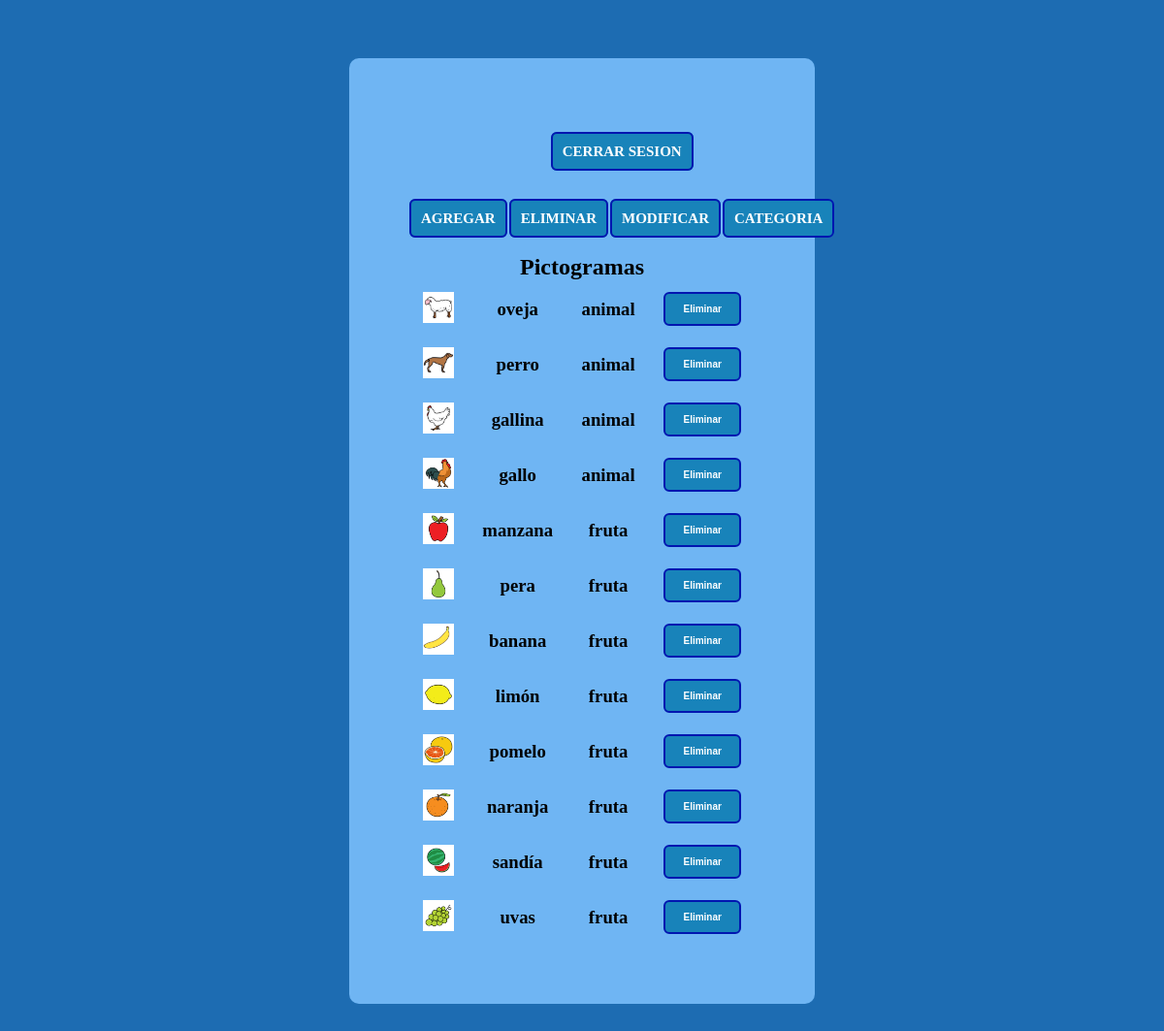
Screenshot of /eliminar/ (signed in) with the database file from the repository.
### PictoApp/models.py (models this page shows, shortened)
class BDPictogramas(models.Model):
	titulo = models.TextField (max_length=35)
	imagen = models.ImageField(upload_to=subir_imagen)
	sonido = models.FileField(upload_to=subir_sonido, blank=True, null=True)
	locucion = models.FileField(upload_to=subir_locucion)
	categoria = models.ForeignKey(Categorias, on_delete=models.CASCADE, null=True)
	SONIDO_OPTIONS = (
	(1,'Tiene'),
	(2,'No tiene'),
	)
	consonido = models.IntegerField(choices=SONIDO_OPTIONS, default=SONIDO_OPTIONS)

class Categorias(models.Model):
	nombre = models.CharField(max_length=30)
	cuadro = models.ImageField(upload_to=subir_categoria, null=True)
	def __str__(self):
		return self.nombre

### PictoApp/views.py (the view)
# urls.py: path('eliminar/',views.Eliminar,name='eliminar'),
@login_required
def Eliminar(request):
    if request.method == "POST":
        id = request.POST['pictoid']
        instance = BDPictogramas.objects.get(id=id)
        instance.delete()
        carga = []
        for i in BDPictogramas.objects.all().order_by('categoria') :
            carga.append(i)
    else:
        carga = []
        for i in BDPictogramas.objects.all():
            carga.append(i)
    return render(request,'PictoApp/eliminar.html',{'formulario':carga})

### PictoApp/templates/PictoApp/eliminar.html (shortened to what this page needs)
{% extends 'PictoApp/abml.html' %}
{% load static %}
{% block content %}
<form action="" method="POST">
<tr>
        <td colspan="4">
                <h2>Pictogramas</h2>
        </td>
{% for i in formulario %}
</tr>
        <td>
                <img src="{{ i.imagen.url }}" style="width: 32px;">
        </td>
        <td>
                <h3>{{ i.titulo }}</h3>
        </td>
        <td>
                <h3>{{ i.categoria }}</h3>
        </td>
        <td>
                <button>Eliminar</button>
        </td>
{% endfor %}
</form>
{% endblock %}

### PictoApp/static/css/estilos1.css (style rules this page uses)
* { margin: 0 auto; padding: 0; }
body { background-color: #1D6CB2; }
button { margin-top: 10px; text-decoration: none; padding: 10px; font-weight: 600; font-size: 20px; color: #ffffff; background-color: #1883ba; border-radius: 6px; border: 2px solid #0016b0; width: 100%; margin-bottom: 10px; text-align: center; }
tr { text-align: center; width: 100px; }
td { text-align: center; width: 1%; }
.abml button { width: 80px; font-size: 10px; }

### rows the page displays
BDPictogramas: imagen (picture), titulo "oveja", categoria "animal"
BDPictogramas: imagen (picture), titulo "perro", categoria "animal"
BDPictogramas: imagen (picture), titulo "gallina", categoria "animal"
BDPictogramas: imagen (picture), titulo "gallo", categoria "animal"
BDPictogramas: imagen (picture), titulo "manzana", categoria "fruta"
BDPictogramas: imagen (picture), titulo "pera", categoria "fruta"
BDPictogramas: imagen (picture), titulo "banana", categoria "fruta"
BDPictogramas: imagen (picture), titulo "limón", categoria "fruta"
BDPictogramas: imagen (picture), titulo "pomelo", categoria "fruta"
BDPictogramas: imagen (picture), titulo "naranja", categoria "fruta"
BDPictogramas: imagen (picture), titulo "sandía", categoria "fruta"
BDPictogramas: imagen (picture), titulo "uvas", categoria "fruta"
